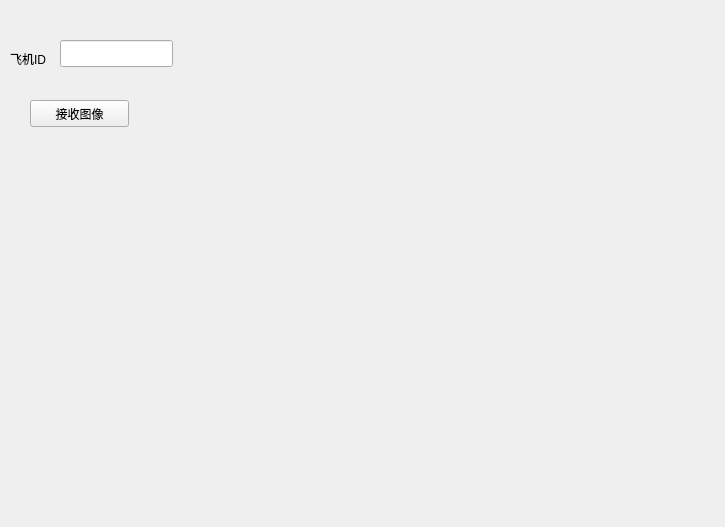
<?xml version="1.0" encoding="UTF-8"?>
<ui version="4.0">
 <class>Form</class>
 <widget class="QWidget" name="Form">
  <property name="geometry">
   <rect>
    <x>0</x>
    <y>0</y>
    <width>725</width>
    <height>527</height>
   </rect>
  </property>
  <property name="windowTitle">
   <string>Form</string>
  </property>
  <widget class="QPushButton" name="pushButton">
   <property name="geometry">
    <rect>
     <x>30</x>
     <y>100</y>
     <width>99</width>
     <height>27</height>
    </rect>
   </property>
   <property name="text">
    <string>接收图像</string>
   </property>
  </widget>
  <widget class="QLineEdit" name="lineEdit">
   <property name="geometry">
    <rect>
     <x>60</x>
     <y>40</y>
     <width>113</width>
     <height>27</height>
    </rect>
   </property>
  </widget>
  <widget class="QLabel" name="label">
   <property name="geometry">
    <rect>
     <x>10</x>
     <y>50</y>
     <width>67</width>
     <height>17</height>
    </rect>
   </property>
   <property name="text">
    <string>飞机ID</string>
   </property>
  </widget>
 </widget>
 <resources/>
 <connections/>
</ui>
